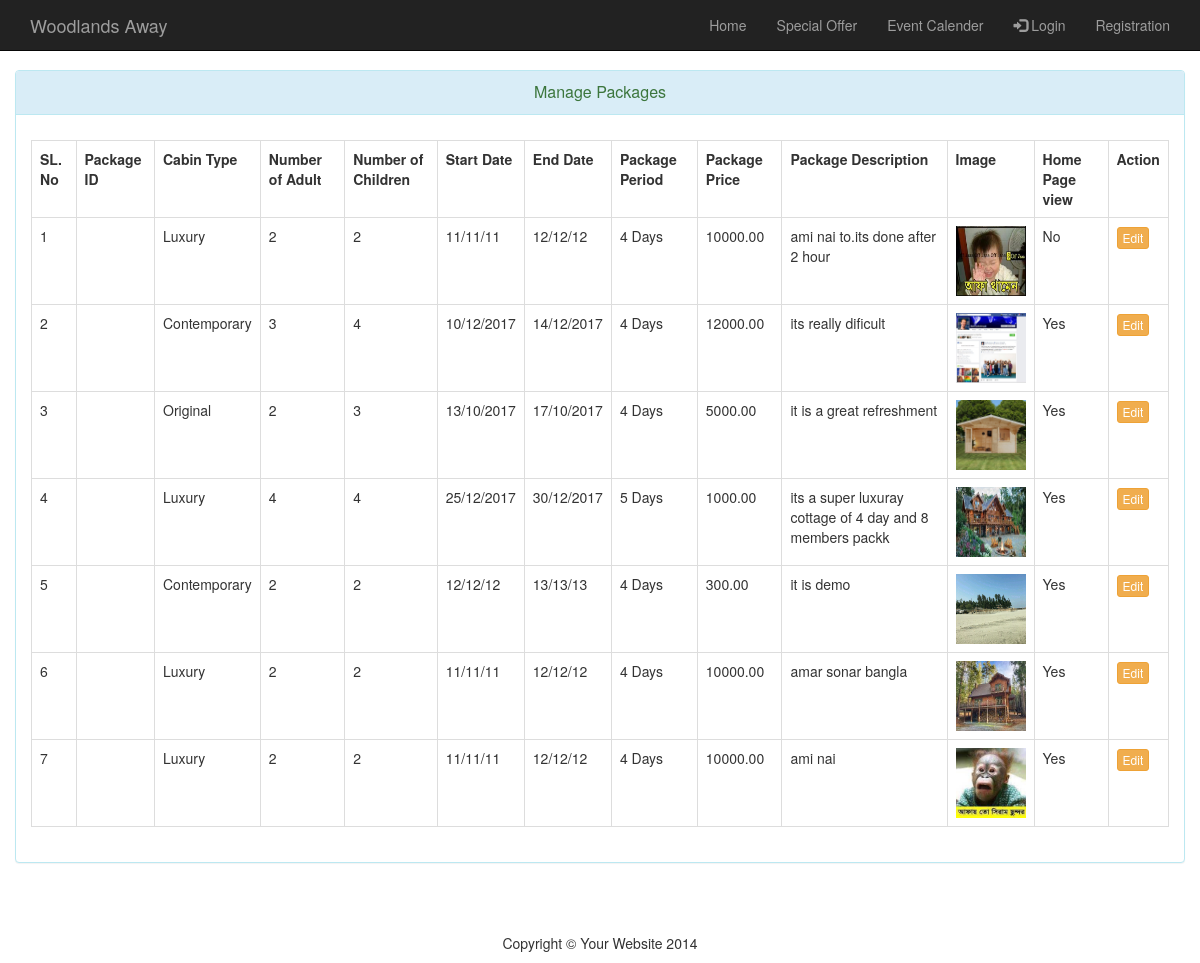
Screenshot of /Admin/manage-package.php with the database file from the repository.
### tables this page shows
CREATE TABLE `packages` (
  `id` int(11) NOT NULL,
  `cabin_type` varchar(20) NOT NULL,
  `num_of_adult` int(5) NOT NULL,
  `num_of_children` int(11) NOT NULL,
  `start_date` varchar(20) NOT NULL,
  `end_date` varchar(20) NOT NULL,
  `package_period` varchar(20) NOT NULL,
  `package_price` float(12,2) NOT NULL,
  `package_description` text NOT NULL,
  `image` varchar(200) NOT NULL,
  `home_page_item` tinyint(1) NOT NULL
);

### Admin/manage-package.php (the view, shortened to what this page needs)
<?php include_once '../template/header.php'; ?>
<?php include_once '../template/nav-bar.php'; ?>
<?php
$conn = connect();
$sql = "select * from packages";
$result = $conn->query($sql);
?>
<div class="container-fluid">
    <div class="row">
        <div class="col-lg-12">
            <div class="panel panel-info">
                <div class="panel-heading panel-title text-center">
                    <span class="text-success">Manage Packages</span>
                </div>
                <div class="panel-body">
                    <table class="table table-bordered table-hover">
                        <tr class="table-success">
                            <th>SL. No</th>
                            <th>Package ID</th>
                            <th>Cabin Type</th>
                            <th>Number of Adult</th>
                            <th>Number of Children</th>
                            <th>Start Date</th>
                            <th>End Date</th>
                            <th>Package Period</th>
                            <th>Package Price</th>
                            <th>Package Description</th>
                            <th>Image</th>
                            <th>Home Page view</th>
                            <th>Action</th>
                        </tr>
<?php $i = 1; ?>
<?php foreach ($result as $row) { ?>
            <tr>
                <td><?= $i++ ?></td>
                <td><?= $row['package_id'] ?></td>
                <td><?= $row['cabin_type'] ?></td>
                <td><?= $row['num_of_adult'] ?></td>
                <td><?= $row['num_of_children'] ?></td>
                <td><?= $row['start_date'] ?></td>
                <td><?= $row['end_date'] ?></td>
                <td><?= $row['package_period'] ?></td>
                <td><?= $row['package_price'] ?></td>
                <td><?= $row['package_description'] ?></td>
                <td><img src="<?= $row['image'] ?>" alt="img" height="70px" width="70px"></td>
                <td><?= $row['home_page_item']==1? 'Yes' : ' No' ?></td>
                <td><a href="<?= BASE_URL ?>/admin/edit-package.php?id=<?= $row['id'] ?>" class="btn btn-xs btn-warning">Edit</a></td>
            </tr>
<?php } ?>
                    </table>
                </div>
            </div>
        </div>
    </div>
</div>
<?php include_once '../template/footer.php'; ?>
<?php include_once '../template/foot-scripts.php'; ?>

### template/header.php (shortened to what this page needs)
<!DOCTYPE html>
<html lang="en">
    <head>
        <link href="<?= BASE_URL ?>/Asset/Front/css/bootstrap.min.css" rel="stylesheet">
        <link href="<?= BASE_URL ?>/Asset/Front/css/modern-business.css" rel="stylesheet">
        <link href="<?= BASE_URL ?>/Asset/Front/font-awesome/css/font-awesome.min.css" rel="stylesheet" type="text/css">
        <link rel="stylesheet" href="//code.jquery.com/ui/1.12.1/themes/base/jquery-ui.css">
    </head>
    <body>

### template/nav-bar.php (shortened to what this page needs)
<nav class="navbar navbar-inverse navbar-fixed-top" role="navigation">
    <div class="container">
        <div class="navbar-header">
            <a class="navbar-brand" href="<?=BASE_URL?>/index.php">Woodlands Away</a>
        </div>
        <div class="collapse navbar-collapse" id="bs-example-navbar-collapse-1">
            <ul class="nav navbar-nav navbar-right">
                <?php if (isset($_SESSION['role']) && $_SESSION['role'] == 0) { ?>
                    <li>
                        <a href="add-package.php">Add Package</a>
                    </li>
                    <li>
                        <a href="manage-package.php">Manage Package</a>
                    </li>
                    <li>
                        <a href="manage-booking.php">Manage Booking</a>
                    </li>
                <?php } else { ?>
                    <li>
                        <a href="<?=BASE_URL?>/index.php">Home</a>
                    </li>
                    <li>
                        <a href="<?=BASE_URL?>/Special-offer.php">Special Offer</a>
                    </li>
                    <li>
                        <a href="<?=BASE_URL?>/calender.php">Event Calender</a>
                    </li>
                    <?php } ?>
                    <?php if (!isset($_SESSION['id'])) { ?>
                        <li>
                            <a href="login.php"><span class="glyphicon glyphicon-log-in"> </span> Login</a>
                        </li>
                        <li>
                            <a href="registration.php">Registration</a>
                        </li>
                    <?php } else { ?>
                        <li>
                            <a href="<?=BASE_URL?>/logout.php"><span class="glyphicon glyphicon-log-out"> </span> Logout-<?php echo $_SESSION['username'] ?></a>
                        </li>
                    <?php } ?>
            </ul>
        </div>
    </div>
</nav>

### template/footer.php (shortened to what this page needs)
<footer>
    <div class="row">
        <div class="col-lg-12 ">
            <p style="text-align: center">Copyright &copy; Your Website 2014</p>
        </div>
    </div>
</footer>

### template/foot-scripts.php (shortened to what this page needs)
</body>
</html>

### Asset/Front/css/modern-business.css (style rules this page uses)
html, body { height: 100%; }
body { padding-top: 50px; }
footer { margin: 50px 0; }

### rows the page displays
packages: cabin_type "Luxury", num_of_adult "2", num_of_children "2", start_date "11/11/11", end_date "12/12/12", package_period "4 Days", package_price "10000.00", package_description "ami nai to.its done after 2 hour", image (picture), home_page_item "No"
packages: cabin_type "Contemporary", num_of_adult "3", num_of_children "4", start_date "10/12/2017", end_date "14/12/2017", package_period "4 Days", package_price "12000.00", package_description "its really dificult", image (picture), home_page_item "Yes"
packages: cabin_type "Original", num_of_adult "2", num_of_children "3", start_date "13/10/2017", end_date "17/10/2017", package_period "4 Days", package_price "5000.00", package_description "it is a great refreshment", image (picture), home_page_item "Yes"
packages: cabin_type "Luxury", num_of_adult "4", num_of_children "4", start_date "25/12/2017", end_date "30/12/2017", package_period "5 Days", package_price "1000.00", package_description "its a super luxuray cottage of 4 day and 8 members packk", image (picture), home_page_item "Yes"
packages: cabin_type "Contemporary", num_of_adult "2", num_of_children "2", start_date "12/12/12", end_date "13/13/13", package_period "4 Days", package_price "300.00", package_description "it is demo", image (picture), home_page_item "Yes"
packages: cabin_type "Luxury", num_of_adult "2", num_of_children "2", start_date "11/11/11", end_date "12/12/12", package_period "4 Days", package_price "10000.00", package_description "amar sonar bangla", image (picture), home_page_item "Yes"
packages: cabin_type "Luxury", num_of_adult "2", num_of_children "2", start_date "11/11/11", end_date "12/12/12", package_period "4 Days", package_price "10000.00", package_description "ami nai", image (picture), home_page_item "Yes"
